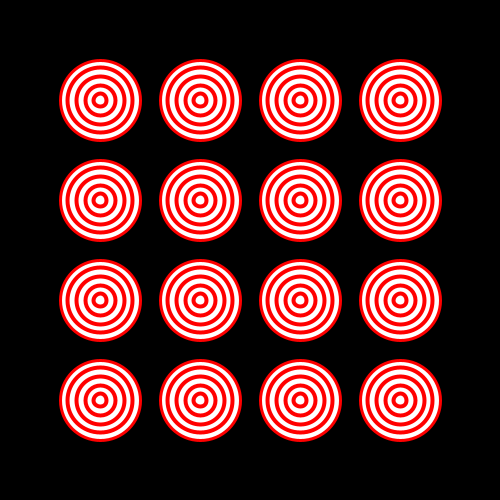
Frame 1 (no input)
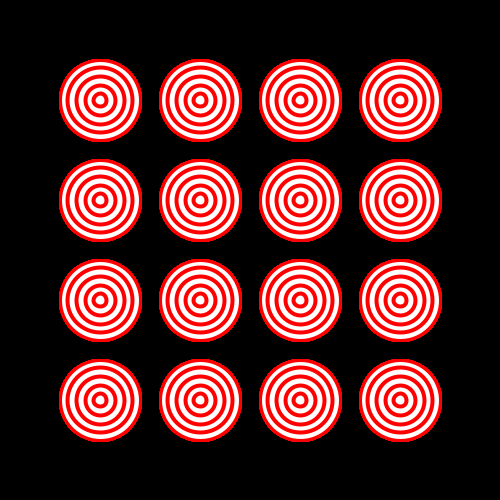
Frame 60 (the mouse pressed at the canvas centre just before this capture)
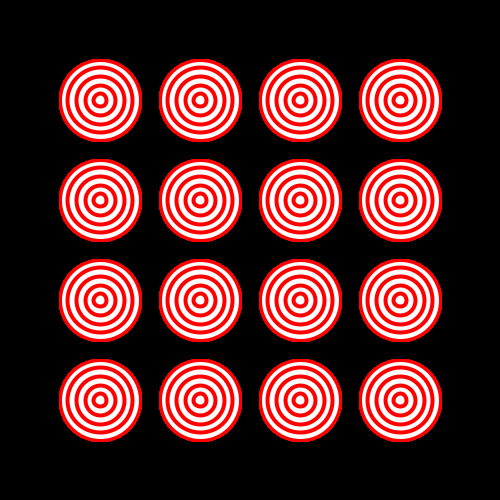
Frame 120 (the mouse held since frame 60 and released just before this capture)

The Processing sketch that drew these frames (run headless with seeded random() and noise(); from frame 60 on, the mouse is pressed at the canvas centre):

// Processing sketch: processing_38059
// ── processing_38059.pde

void setup()
{
 size(500,500);
 background(0);
 fill(255);
 stroke(255,0,0); 
}

void draw()
{
smooth();
 for(int i=100; i<width; i += 100)
{
  for (int j=100; j<height; j += 100)
  {
   // triangle((i*10)+5,(j*10),(i*10)+10,(j*10)+10,(i*10),(j*10)+10);
    strokeWeight(3);
    ellipse(i,j,80,80);
    strokeWeight(4);
    ellipse(i,j,(125/2)+3,(125/2)+3);
    ellipse(i,j,45+3,45+3);
    ellipse(i,j,(55/2)+3,(55/2)+3);
    ellipse(i,j,10+3,10+3);
  }
} 
}
